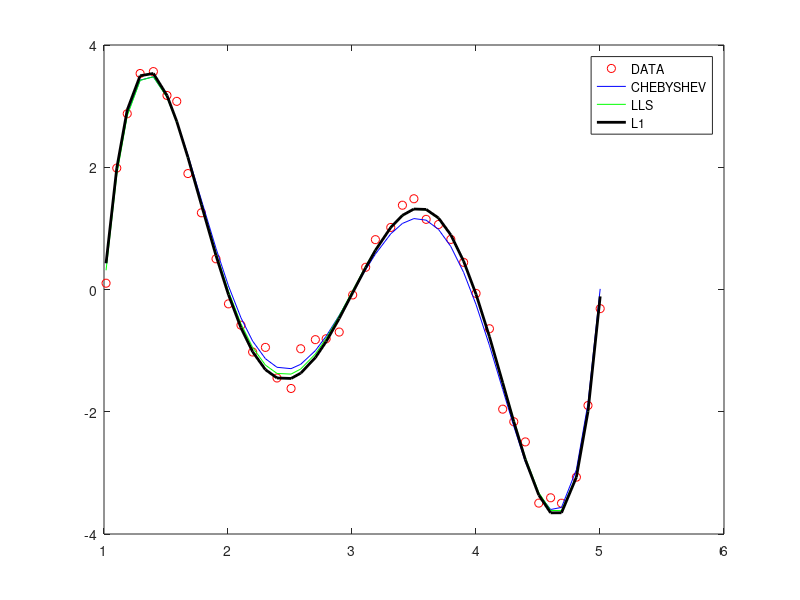

This chart was generated by the following MATLAB code:
data = [
1.0166  0.1030
1.1031  1.9863
1.1874  2.8760
1.2913  3.5340
1.3982  3.5650
1.5079  3.1748
1.5867  3.0782
1.6767  1.8969
1.7855  1.2549
1.9033  0.5021
2.0039 -0.2348
2.1045 -0.5839
2.1987 -1.0225
2.3018 -0.9471
2.3952 -1.4476
2.5086 -1.6191
2.5864 -0.9695
2.7046 -0.8205
2.7915 -0.8062
2.8967 -0.6962
3.0055 -0.0889
3.1104  0.3638
3.1888  0.8155
3.3126  1.0152
3.4066  1.3789
3.4993  1.4846
3.5980  1.1476
3.6978  1.0635
3.7970  0.8195
3.9002  0.4439
4.0005 -0.0641
4.1083 -0.6420
4.2153 -1.9575
4.3047 -2.1635
4.3979 -2.4933
4.5063 -3.4946
4.6018 -3.4075
4.6897 -3.4964
4.8095 -3.0701
4.9031 -1.8975
5.0014 -0.3130
];

% solution of Chebyshev approximation 
p = [
-113.248942
 258.595403
-212.243972
  80.170605
 -14.154808
   0.944569
];
p = p(end:-1:1);

% solution of Least-Squares approximaion
q = [
-117.156127
 267.152487
-219.182528
  82.745788
 -14.594538
  0.972525
];
q = q(end:-1:1);

% solution of the L1 approximation
r = [
-117.931683
 269.683911
-221.686588
  83.793061
 -14.790798
   0.986127
];
r = r(end:-1:1);

% graphics
figure
t = data(:,1);
plot(data(:,1),data(:,2),'or',t,polyval(p,t),'b',t,polyval(q,t),'g',t,polyval(r,t),'k','LineWidth',2)
legend('DATA','CHEBYSHEV','LLS','L1');

fprintf('     1        2        INF\n');
fprintf('P : ');
for N = [1,2,inf]
    fprintf('%9.2e',norm(data(:,2)-polyval(p,t),N));
end
fprintf('\n');
fprintf('Q : ');
for N = [1,2,inf]
    fprintf('%9.2e',norm(data(:,2)-polyval(q,t),N));
end
fprintf('\n');
fprintf('R : ');
for N = [1,2,inf]
    fprintf('%9.2e',norm(data(:,2)-polyval(r,t),N));
end
fprintf('\n');
